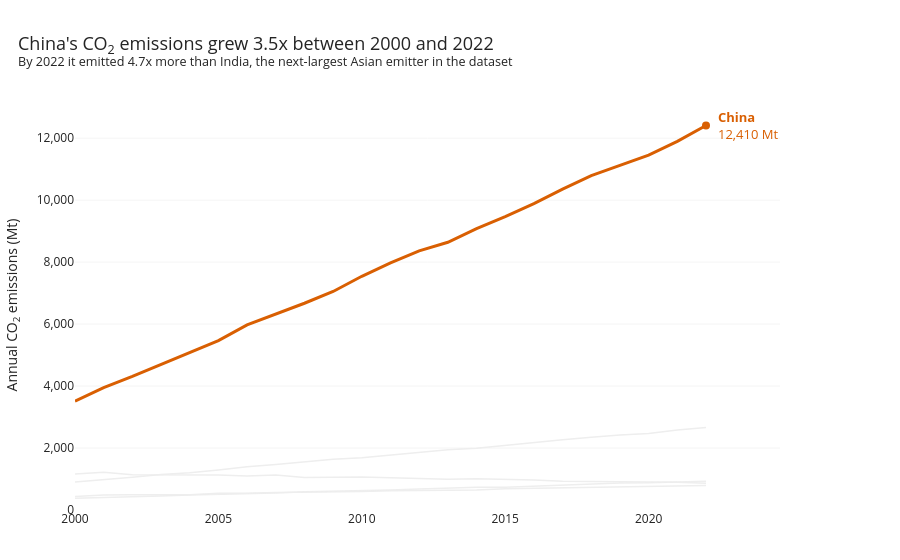

Notebook source saved alongside this figure:
### Markdown cell above
---
## Task — Multi-Series Line Chart with Highlight

**What to build:** A line chart showing CO2 emissions over time for **all Asian countries** in the dataset, with one country highlighted.

**Requirements:**
- All countries shown (for context), but only **one highlighted in colour** — your choice which
- All other lines in grey (#EEEEEE), thinner
- Highlighted country **labelled directly** at the end of its line (not in a legend)
- Insight title that names the highlighted country and its story

### Code cell
# Keep every Asian country in the background, then draw the highlight on top.
asia = df.loc[df['Region'].eq('Asia')].copy()
highlight_country = 'China'
HIGHLIGHT_COLOR = '#D95F02'
CONTEXT_COLOR = '#EEEEEE'

highlight = asia.loc[asia['Country'].eq(highlight_country)].sort_values('Year')
others = asia.loc[asia['Country'].ne(highlight_country)]

fig = go.Figure()

# Context lines: light grey, thin, no legend entries
for country, country_data in others.groupby('Country'):
    country_data = country_data.sort_values('Year')
    fig.add_trace(go.Scatter(
        x=country_data['Year'],
        y=country_data['CO2_Mt'],
        mode='lines',
        name=country,
        line=dict(color=CONTEXT_COLOR, width=1.5),
        hovertemplate=f'{country}<br>%{{x}}: %{{y:,.0f}} Mt<extra></extra>',
        showlegend=False,
    ))

# Highlighted country drawn last so it sits on top of the grey lines
fig.add_trace(go.Scatter(
    x=highlight['Year'],
    y=highlight['CO2_Mt'],
    mode='lines',
    name=highlight_country,
    line=dict(color=HIGHLIGHT_COLOR, width=3),
    hovertemplate=f'{highlight_country}<br>%{{x}}: %{{y:,.0f}} Mt<extra></extra>',
    showlegend=False,
))

# Story numbers for the title, computed from the data rather than hard-coded
start_year, end_year = highlight['Year'].min(), highlight['Year'].max()
start_val = highlight.loc[highlight['Year'].eq(start_year), 'CO2_Mt'].iloc[0]
end_val = highlight.loc[highlight['Year'].eq(end_year), 'CO2_Mt'].iloc[0]
growth = end_val / start_val
runner_up = others.loc[others['Year'].eq(end_year)].nlargest(1, 'CO2_Mt').iloc[0]
lead = end_val / runner_up['CO2_Mt']

# End-point marker + direct label (no legend)
fig.add_trace(go.Scatter(
    x=[end_year], y=[end_val],
    mode='markers',
    marker=dict(color=HIGHLIGHT_COLOR, size=8),
    hoverinfo='skip',
    showlegend=False,
))
fig.add_annotation(
    x=end_year, y=end_val,
    text=f'<b>{highlight_country}</b><br>{end_val:,.0f} Mt',
    showarrow=False,
    xanchor='left', xshift=10, align='left',
    font=dict(color=HIGHLIGHT_COLOR, size=13),
)

# CO<sub>2</sub> is used instead of the subscript character to avoid encoding problems
fig.update_layout(
    title=dict(
        text=(
            f"{highlight_country}'s CO<sub>2</sub> emissions grew {growth:.1f}x "
            f"between {start_year} and {end_year}"
            f"<br><sup>By {end_year} it emitted {lead:.1f}x more than {runner_up['Country']}, "
            f"the next-largest Asian emitter in the dataset</sup>"
        ),
        x=0.02, xanchor='left',
        font=dict(size=18),
    ),
    xaxis_title=None,
    yaxis_title='Annual CO<sub>2</sub> emissions (Mt)',
    template='simple_white',
    showlegend=False,
    hovermode='closest',
    margin=dict(l=70, r=120, t=100, b=50),
)
fig.update_xaxes(showline=False, showgrid=False, zeroline=False, ticks='', dtick=5, tickangle=0)
fig.update_yaxes(showline=False, showgrid=True, gridcolor='#F5F5F5', zeroline=False, ticks='',
                 rangemode='tozero', tickformat=',')
fig.show()

### Figure 1 — Plotly figure (JSON) as saved in the notebook; plotly's stock layout.template omitted (floating-point values rounded to 4 significant figures)
{"data": [{"hovertemplate": "India<br>%{x}: %{y:,.0f} Mt<extra></extra>", "line": {"color": "#EEEEEE", "width": 1.5}, "mode": "lines", "name": "India", "showlegend": false, "type": "scatter", "x": [2000, 2001, 2002, 2003, 2004, 2005, 2006, 2007, 2008, 2009, 2010, 2011, 2012, 2013, 2014, 2015, 2016, 2017, 2018, 2019, 2020, 2021, 2022], "y": [901.6, 974.6, 1056.0, 1146.0, 1205.0, 1291.0, 1396.0, 1466.0, 1542.0, 1637.0, 1687.0, 1774.0, 1865.0, 1945.0, 1994.0, 2092.0, 2177.0, 2267.0, 2345.0, 2419.0, 2466.0, 2580.0, 2661.0]}, {"hovertemplate": "Indonesia<br>%{x}: %{y:,.0f} Mt<extra></extra>", "line": {"color": "#EEEEEE", "width": 1.5}, "mode": "lines", "name": "Indonesia", "showlegend": false, "type": "scatter", "x": [2000, 2001, 2002, 2003, 2004, 2005, 2006, 2007, 2008, 2009, 2010, 2011, 2012, 2013, 2014, 2015, 2016, 2017, 2018, 2019, 2020, 2021, 2022], "y": [382.8, 400.4, 430.7, 453.8, 482.6, 501.9, 533.0, 551.8, 586.6, 602.5, 614.5, 647.3, 680.1, 717.7, 736.3, 738.2, 768.8, 813.7, 834.8, 872.3, 876.5, 898.5, 930.5]}, {"hovertemplate": "Japan<br>%{x}: %{y:,.0f} Mt<extra></extra>", "line": {"color": "#EEEEEE", "width": 1.5}, "mode": "lines", "name": "Japan", "showlegend": false, "type": "scatter", "x": [2000, 2001, 2002, 2003, 2004, 2005, 2006, 2007, 2008, 2009, 2010, 2011, 2012, 2013, 2014, 2015, 2016, 2017, 2018, 2019, 2020, 2021, 2022], "y": [1166.0, 1220.0, 1136.0, 1131.0, 1151.0, 1127.0, 1101.0, 1133.0, 1050.0, 1061.0, 1064.0, 1042.0, 1005.0, 990.9, 1010.0, 996.6, 967.4, 925.1, 916.6, 914.5, 902.8, 898.1, 865.1]}, {"hovertemplate": "South Korea<br>%{x}: %{y:,.0f} Mt<extra></extra>", "line": {"color": "#EEEEEE", "width": 1.5}, "mode": "lines", "name": "South Korea", "showlegend": false, "type": "scatter", "x": [2000, 2001, 2002, 2003, 2004, 2005, 2006, 2007, 2008, 2009, 2010, 2011, 2012, 2013, 2014, 2015, 2016, 2017, 2018, 2019, 2020, 2021, 2022], "y": [438.1, 481.5, 490.6, 490.8, 494.6, 537.2, 539.0, 566.1, 570.0, 585.4, 595.9, 620.6, 631.1, 649.6, 646.2, 686.5, 704.0, 706.0, 738.5, 750.8, 755.8, 777.3, 789.5]}, {"hovertemplate": "China<br>%{x}: %{y:,.0f} Mt<extra></extra>", "line": {"color": "#D95F02", "width": 3}, "mode": "lines", "name": "China", "showlegend": false, "type": "scatter", "x": [2000, 2001, 2002, 2003, 2004, 2005, 2006, 2007, 2008, 2009, 2010, 2011, 2012, 2013, 2014, 2015, 2016, 2017, 2018, 2019, 2020, 2021, 2022], "y": [3514.0, 3952.0, 4312.0, 4692.0, 5079.0, 5468.0, 5974.0, 6323.0, 6673.0, 7053.0, 7543.0, 7972.0, 8365.0, 8641.0, 9078.0, 9466.0, 9887.0, 10360.0, 10790.0, 11130.0, 11450.0, 11900.0, 12410.0]}, {"hoverinfo": "skip", "marker": {"color": "#D95F02", "size": 8}, "mode": "markers", "showlegend": false, "type": "scatter", "x": [2022], "y": [12410.0]}], "layout": {"annotations": [{"align": "left", "font": {"color": "#D95F02", "size": 13}, "showarrow": false, "text": "<b>China</b><br>12,410 Mt", "x": 2022, "xanchor": "left", "xshift": 10, "y": 12410.0}], "hovermode": "closest", "margin": {"b": 50, "l": 70, "r": 120, "t": 100}, "showlegend": false, "title": {"font": {"size": 18}, "text": "China's CO<sub>2</sub> emissions grew 3.5x between 2000 and 2022<br><sup>By 2022 it emitted 4.7x more than India, the next-largest Asian emitter in the dataset</sup>", "x": 0.02, "xanchor": "left"}, "xaxis": {"dtick": 5, "showgrid": false, "showline": false, "tickangle": 0, "ticks": "", "title": {}, "zeroline": false}, "yaxis": {"gridcolor": "#F5F5F5", "rangemode": "tozero", "showgrid": true, "showline": false, "tickformat": ",", "ticks": "", "title": {"text": "Annual CO<sub>2</sub> emissions (Mt)"}, "zeroline": false}}}
